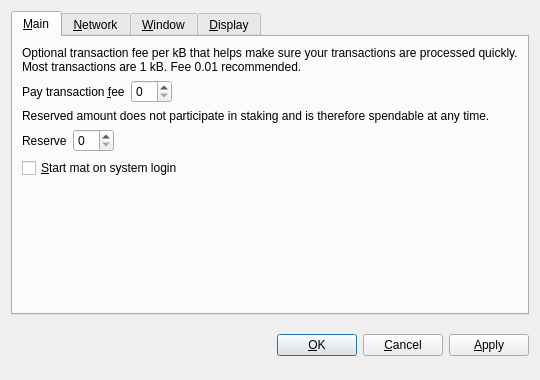
<?xml version="1.0" encoding="UTF-8"?>
<ui version="4.0">
 <class>OptionsDialog</class>
 <widget class="QDialog" name="OptionsDialog">
  <property name="geometry">
   <rect>
    <x>0</x>
    <y>0</y>
    <width>540</width>
    <height>380</height>
   </rect>
  </property>
  <property name="windowTitle">
   <string>Options</string>
  </property>
  <property name="modal">
   <bool>true</bool>
  </property>
  <layout class="QVBoxLayout" name="verticalLayout">
   <item>
    <widget class="QTabWidget" name="tabWidget">
     <property name="tabPosition">
      <enum>QTabWidget::North</enum>
     </property>
     <property name="currentIndex">
      <number>0</number>
     </property>
     <widget class="QWidget" name="tabMain">
      <attribute name="title">
       <string>&amp;Main</string>
      </attribute>
      <layout class="QVBoxLayout" name="verticalLayout_Main">
       <item>
        <widget class="QLabel" name="transactionFeeInfoLabel">
         <property name="text">
          <string>Optional transaction fee per kB that helps make sure your transactions are processed quickly. Most transactions are 1 kB. Fee 0.01 recommended.</string>
         </property>
         <property name="textFormat">
          <enum>Qt::PlainText</enum>
         </property>
         <property name="wordWrap">
          <bool>true</bool>
         </property>
        </widget>
       </item>
       <item>
        <layout class="QHBoxLayout" name="horizontalLayoutFee">
         <item>
          <widget class="QLabel" name="transactionFeeLabel">
           <property name="text">
            <string>Pay transaction &amp;fee</string>
           </property>
           <property name="textFormat">
            <enum>Qt::PlainText</enum>
           </property>
           <property name="buddy">
            <cstring>transactionFee</cstring>
           </property>
          </widget>
         </item>
         <item>
          <widget class="BitcoinAmountField" name="transactionFee"/>
         </item>
         <item>
          <spacer name="horizontalSpacerFee">
           <property name="orientation">
            <enum>Qt::Horizontal</enum>
           </property>
           <property name="sizeHint" stdset="0">
            <size>
             <width>40</width>
             <height>20</height>
            </size>
           </property>
          </spacer>
         </item>
        </layout>
       </item>
       <item>
        <widget class="QLabel" name="reserveBalanceInfoLabel">
         <property name="text">
          <string>Reserved amount does not participate in staking and is therefore spendable at any time.</string>
         </property>
         <property name="textFormat">
          <enum>Qt::PlainText</enum>
         </property>
         <property name="wordWrap">
          <bool>true</bool>
         </property>
        </widget>
       </item>
       <item>
        <layout class="QHBoxLayout" name="horizontalLayoutReserveBalance">
         <item>
          <widget class="QLabel" name="reserveBalanceLabel">
           <property name="text">
            <string>Reserve</string>
           </property>
           <property name="textFormat">
            <enum>Qt::PlainText</enum>
           </property>
           <property name="buddy">
            <cstring>reserveBalance</cstring>
           </property>
          </widget>
         </item>
         <item>
          <widget class="BitcoinAmountField" name="reserveBalance"/>
         </item>
         <item>
          <spacer name="horizontalSpacerReserveBalance">
           <property name="orientation">
            <enum>Qt::Horizontal</enum>
           </property>
           <property name="sizeHint" stdset="0">
            <size>
             <width>40</width>
             <height>20</height>
            </size>
           </property>
          </spacer>
         </item>
        </layout>
       </item>
       <item>
        <widget class="QCheckBox" name="bitcoinAtStartup">
         <property name="toolTip">
          <string>Automatically start mat after logging in to the system.</string>
         </property>
         <property name="text">
          <string>&amp;Start mat on system login</string>
         </property>
        </widget>
       </item>
       <item>
        <spacer name="verticalSpacer_Main">
         <property name="orientation">
          <enum>Qt::Vertical</enum>
         </property>
         <property name="sizeHint" stdset="0">
          <size>
           <width>20</width>
           <height>40</height>
          </size>
         </property>
        </spacer>
       </item>
      </layout>
     </widget>
     <widget class="QWidget" name="tabNetwork">
      <attribute name="title">
       <string>&amp;Network</string>
      </attribute>
      <layout class="QVBoxLayout" name="verticalLayout_Network">
       <item>
        <widget class="QCheckBox" name="mapPortUpnp">
         <property name="toolTip">
          <string>Automatically open the mat client port on the router. This only works when your router supports UPnP and it is enabled.</string>
         </property>
         <property name="text">
          <string>Map port using &amp;UPnP</string>
         </property>
        </widget>
       </item>
       <item>
        <widget class="QCheckBox" name="connectSocks">
         <property name="toolTip">
          <string>Connect to the mat network through a SOCKS proxy (e.g. when connecting through Tor).</string>
         </property>
         <property name="text">
          <string>&amp;Connect through SOCKS proxy:</string>
         </property>
        </widget>
       </item>
       <item>
        <layout class="QHBoxLayout" name="horizontalLayout_Network">
         <item>
          <widget class="QLabel" name="proxyIpLabel">
           <property name="text">
            <string>Proxy &amp;IP:</string>
           </property>
           <property name="textFormat">
            <enum>Qt::PlainText</enum>
           </property>
           <property name="buddy">
            <cstring>proxyIp</cstring>
           </property>
          </widget>
         </item>
         <item>
          <widget class="QValidatedLineEdit" name="proxyIp">
           <property name="maximumSize">
            <size>
             <width>140</width>
             <height>16777215</height>
            </size>
           </property>
           <property name="toolTip">
            <string>IP address of the proxy (e.g. 127.0.0.1)</string>
           </property>
          </widget>
         </item>
         <item>
          <widget class="QLabel" name="proxyPortLabel">
           <property name="text">
            <string>&amp;Port:</string>
           </property>
           <property name="textFormat">
            <enum>Qt::PlainText</enum>
           </property>
           <property name="buddy">
            <cstring>proxyPort</cstring>
           </property>
          </widget>
         </item>
         <item>
          <widget class="QLineEdit" name="proxyPort">
           <property name="maximumSize">
            <size>
             <width>55</width>
             <height>16777215</height>
            </size>
           </property>
           <property name="toolTip">
            <string>Port of the proxy (e.g. 9050)</string>
           </property>
          </widget>
         </item>
         <item>
          <widget class="QLabel" name="socksVersionLabel">
           <property name="text">
            <string>SOCKS &amp;Version:</string>
           </property>
           <property name="textFormat">
            <enum>Qt::PlainText</enum>
           </property>
           <property name="buddy">
            <cstring>socksVersion</cstring>
           </property>
          </widget>
         </item>
         <item>
          <widget class="QValueComboBox" name="socksVersion">
           <property name="toolTip">
            <string>SOCKS version of the proxy (e.g. 5)</string>
           </property>
          </widget>
         </item>
         <item>
          <spacer name="horizontalSpacer_Network">
           <property name="orientation">
            <enum>Qt::Horizontal</enum>
           </property>
           <property name="sizeHint" stdset="0">
            <size>
             <width>40</width>
             <height>20</height>
            </size>
           </property>
          </spacer>
         </item>
        </layout>
       </item>
       <item>
        <spacer name="verticalSpacer_Network">
         <property name="orientation">
          <enum>Qt::Vertical</enum>
         </property>
         <property name="sizeHint" stdset="0">
          <size>
           <width>20</width>
           <height>40</height>
          </size>
         </property>
        </spacer>
       </item>
      </layout>
     </widget>
     <widget class="QWidget" name="tabWindow">
      <attribute name="title">
       <string>&amp;Window</string>
      </attribute>
      <layout class="QVBoxLayout" name="verticalLayout_Window">
       <item>
        <widget class="QCheckBox" name="minimizeToTray">
         <property name="toolTip">
          <string>Show only a tray icon after minimizing the window.</string>
         </property>
         <property name="text">
          <string>&amp;Minimize to the tray instead of the taskbar</string>
         </property>
        </widget>
       </item>
       <item>
        <widget class="QCheckBox" name="minimizeOnClose">
         <property name="toolTip">
          <string>Minimize instead of exit the application when the window is closed. When this option is enabled, the application will be closed only after selecting Quit in the menu.</string>
         </property>
         <property name="text">
          <string>M&amp;inimize on close</string>
         </property>
        </widget>
       </item>
       <item>
        <spacer name="verticalSpacer_Window">
         <property name="orientation">
          <enum>Qt::Vertical</enum>
         </property>
         <property name="sizeHint" stdset="0">
          <size>
           <width>20</width>
           <height>40</height>
          </size>
         </property>
        </spacer>
       </item>
      </layout>
     </widget>
     <widget class="QWidget" name="tabDisplay">
      <attribute name="title">
       <string>&amp;Display</string>
      </attribute>
      <layout class="QVBoxLayout" name="verticalLayout_Display">
       <item>
        <layout class="QHBoxLayout" name="horizontalLayout_1_Display">
         <item>
          <widget class="QLabel" name="langLabel">
           <property name="text">
            <string>User Interface &amp;language:</string>
           </property>
           <property name="textFormat">
            <enum>Qt::PlainText</enum>
           </property>
           <property name="buddy">
            <cstring>lang</cstring>
           </property>
          </widget>
         </item>
         <item>
          <widget class="QValueComboBox" name="lang">
           <property name="toolTip">
            <string>The user interface language can be set here. This setting will take effect after restarting mat.</string>
           </property>
          </widget>
         </item>
        </layout>
       </item>
       <item>
        <layout class="QHBoxLayout" name="horizontalLayout_2_Display">
         <item>
          <widget class="QLabel" name="unitLabel">
           <property name="text">
            <string>&amp;Unit to show amounts in:</string>
           </property>
           <property name="textFormat">
            <enum>Qt::PlainText</enum>
           </property>
           <property name="buddy">
            <cstring>unit</cstring>
           </property>
          </widget>
         </item>
         <item>
          <widget class="QValueComboBox" name="unit">
           <property name="toolTip">
            <string>Choose the default subdivision unit to show in the interface and when sending coins.</string>
           </property>
          </widget>
         </item>
        </layout>
       </item>
       <item>
        <widget class="QCheckBox" name="displayAddresses">
         <property name="toolTip">
          <string>Whether to show mat addresses in the transaction list or not.</string>
         </property>
         <property name="text">
          <string>&amp;Display addresses in transaction list</string>
         </property>
        </widget>
       </item>
       <item>
        <widget class="QCheckBox" name="coinControlFeatures">
         <property name="toolTip">
          <string>Whether to show coin control features or not.</string>
         </property>
         <property name="text">
          <string>Display coin &amp;control features (experts only!)</string>
         </property>
        </widget>
       </item>
       <item>
        <spacer name="verticalSpacer_Display">
         <property name="orientation">
          <enum>Qt::Vertical</enum>
         </property>
         <property name="sizeHint" stdset="0">
          <size>
           <width>20</width>
           <height>40</height>
          </size>
         </property>
        </spacer>
       </item>
      </layout>
     </widget>
    </widget>
   </item>
   <item>
    <layout class="QHBoxLayout" name="horizontalLayout_Buttons">
     <item>
      <spacer name="horizontalSpacer_1">
       <property name="orientation">
        <enum>Qt::Horizontal</enum>
       </property>
       <property name="sizeHint" stdset="0">
        <size>
         <width>40</width>
         <height>48</height>
        </size>
       </property>
      </spacer>
     </item>
     <item>
      <widget class="QLabel" name="statusLabel">
       <property name="font">
        <font>
         <weight>75</weight>
         <bold>true</bold>
        </font>
       </property>
       <property name="text">
        <string/>
       </property>
       <property name="textFormat">
        <enum>Qt::PlainText</enum>
       </property>
       <property name="wordWrap">
        <bool>true</bool>
       </property>
      </widget>
     </item>
     <item>
      <spacer name="horizontalSpacer_2">
       <property name="orientation">
        <enum>Qt::Horizontal</enum>
       </property>
       <property name="sizeHint" stdset="0">
        <size>
         <width>40</width>
         <height>48</height>
        </size>
       </property>
      </spacer>
     </item>
     <item>
      <widget class="QPushButton" name="okButton">
       <property name="text">
        <string>&amp;OK</string>
       </property>
      </widget>
     </item>
     <item>
      <widget class="QPushButton" name="cancelButton">
       <property name="text">
        <string>&amp;Cancel</string>
       </property>
       <property name="autoDefault">
        <bool>false</bool>
       </property>
      </widget>
     </item>
     <item>
      <widget class="QPushButton" name="applyButton">
       <property name="text">
        <string>&amp;Apply</string>
       </property>
       <property name="autoDefault">
        <bool>false</bool>
       </property>
      </widget>
     </item>
    </layout>
   </item>
  </layout>
 </widget>
 <customwidgets>
  <customwidget>
   <class>BitcoinAmountField</class>
   <extends>QSpinBox</extends>
   <header>bitcoinamountfield.h</header>
  </customwidget>
  <customwidget>
   <class>QValueComboBox</class>
   <extends>QComboBox</extends>
   <header>qvaluecombobox.h</header>
  </customwidget>
  <customwidget>
   <class>QValidatedLineEdit</class>
   <extends>QLineEdit</extends>
   <header>qvalidatedlineedit.h</header>
  </customwidget>
 </customwidgets>
 <resources/>
 <connections/>
</ui>
